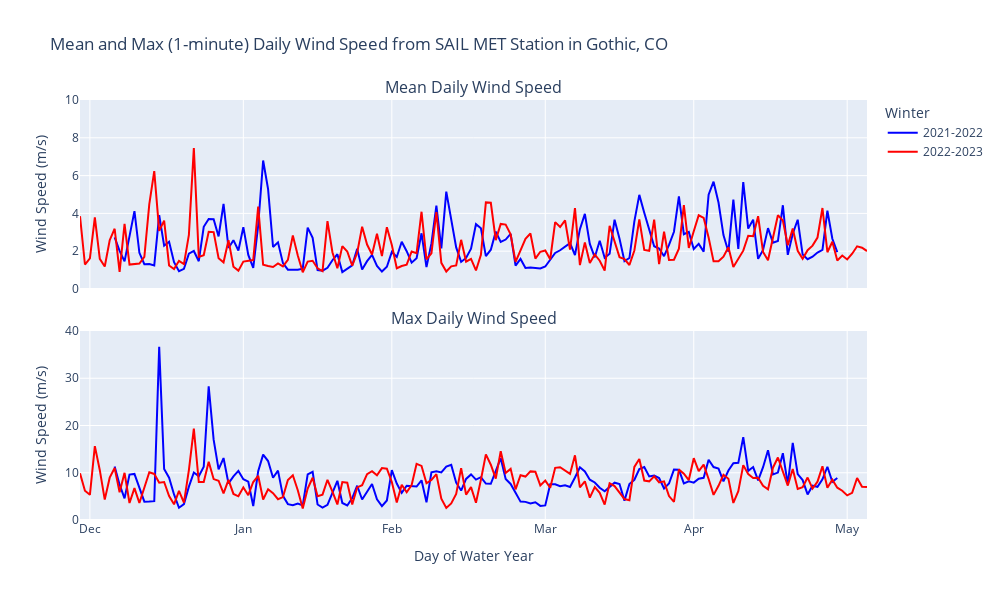

Here is the notebook cell this chart was saved with:
### Code cell
# plot the max wind speed for each day 

fig = make_subplots(rows=2, cols=1, shared_xaxes=True, vertical_spacing=0.1, subplot_titles=('Mean Daily Wind Speed','Max Daily Wind Speed'))
fig.add_trace(go.Scatter(x=w22_mean_wspd.index, 
                         y=w22_mean_wspd['wspd_arith_mean'], 
                         name='2021-2022',
                         marker_color='blue'),
                         row=1, col=1)
fig.add_trace(go.Scatter(x=w23_mean_wspd.index,
                            y=w23_mean_wspd['wspd_arith_mean'],
                            name='2022-2023',
                            marker_color='red'),
                            row=1, col=1)
fig.add_trace(go.Scatter(x=w22_max_wspd.index, 
                         y=w22_max_wspd['wspd_arith_mean'], 
                         name='2021-2022',
                         marker_color='blue',
                         showlegend=False,),
                         row=2, col=1)
fig.add_trace(go.Scatter(x=w23_max_wspd.index,
                            y=w23_max_wspd['wspd_arith_mean'],
                            name='2022-2023',
                            marker_color='red',
                            showlegend=False,),
                            row=2, col=1)
fig.update_layout(
    title = 'Mean and Max (1-minute) Daily Wind Speed from SAIL MET Station in Gothic, CO',
    xaxis2_title='Day of Water Year',
    yaxis1_title='Wind Speed (m/s)',
    yaxis2_title='Wind Speed (m/s)',
    legend_title='Winter',
    # update the ylims
    yaxis1_range=[0, 10],
    yaxis2_range=[0, 40],
    width=1000,
    height=600,
)
# update the xaxis to show months
fig.update_xaxes(
    ticktext=['Nov','Dec','Jan','Feb','Mar','Apr','May'],
    tickvals=[31,61,92,122,153,183,214],
)
# format the hover text
fig.update_traces(hovertemplate='Day of Water Year: %{x}<br>Wind Speed: %{y:.2f} m/s')

### Figure 1 — Plotly figure (JSON) as saved in the notebook; plotly's stock layout.template omitted (floating-point values rounded to 4 significant figures; data arrays with more than 128 entries replaced by an {"elided": "..."} marker saying what was removed)
{"data": [{"hovertemplate": "Day of Water Year: %{x}<br>Wind Speed: %{y:.2f} m/s", "marker": {"color": "blue"}, "name": "2021-2022", "type": "scatter", "x": {"elided": "147 int values"}, "xaxis": "x", "y": {"elided": "147 float values"}, "yaxis": "y"}, {"hovertemplate": "Day of Water Year: %{x}<br>Wind Speed: %{y:.2f} m/s", "marker": {"color": "red"}, "name": "2022-2023", "type": "scatter", "x": {"elided": "160 int values"}, "xaxis": "x", "y": {"elided": "160 float values"}, "yaxis": "y"}, {"hovertemplate": "Day of Water Year: %{x}<br>Wind Speed: %{y:.2f} m/s", "marker": {"color": "blue"}, "name": "2021-2022", "showlegend": false, "type": "scatter", "x": {"elided": "147 int values"}, "xaxis": "x2", "y": {"elided": "147 float values"}, "yaxis": "y2"}, {"hovertemplate": "Day of Water Year: %{x}<br>Wind Speed: %{y:.2f} m/s", "marker": {"color": "red"}, "name": "2022-2023", "showlegend": false, "type": "scatter", "x": {"elided": "160 int values"}, "xaxis": "x2", "y": {"elided": "160 float values"}, "yaxis": "y2"}], "layout": {"annotations": [{"font": {"size": 16}, "showarrow": false, "text": "Mean Daily Wind Speed", "x": 0.5, "xanchor": "center", "xref": "paper", "y": 1, "yanchor": "bottom", "yref": "paper"}, {"font": {"size": 16}, "showarrow": false, "text": "Max Daily Wind Speed", "x": 0.5, "xanchor": "center", "xref": "paper", "y": 0.45, "yanchor": "bottom", "yref": "paper"}], "height": 600, "legend": {"title": {"text": "Winter"}}, "title": {"text": "Mean and Max (1-minute) Daily Wind Speed from SAIL MET Station in Gothic, CO"}, "width": 1000, "xaxis": {"anchor": "y", "domain": [0, 1], "matches": "x2", "showticklabels": false, "ticktext": ["Nov", "Dec", "Jan", "Feb", "Mar", "Apr", "May"], "tickvals": [31, 61, 92, 122, 153, 183, 214]}, "xaxis2": {"anchor": "y2", "domain": [0, 1], "ticktext": ["Nov", "Dec", "Jan", "Feb", "Mar", "Apr", "May"], "tickvals": [31, 61, 92, 122, 153, 183, 214], "title": {"text": "Day of Water Year"}}, "yaxis": {"anchor": "x", "domain": [0.55, 1], "range": [0, 10], "title": {"text": "Wind Speed (m/s)"}}, "yaxis2": {"anchor": "x2", "domain": [0, 0.45], "range": [0, 40], "title": {"text": "Wind Speed (m/s)"}}}}
